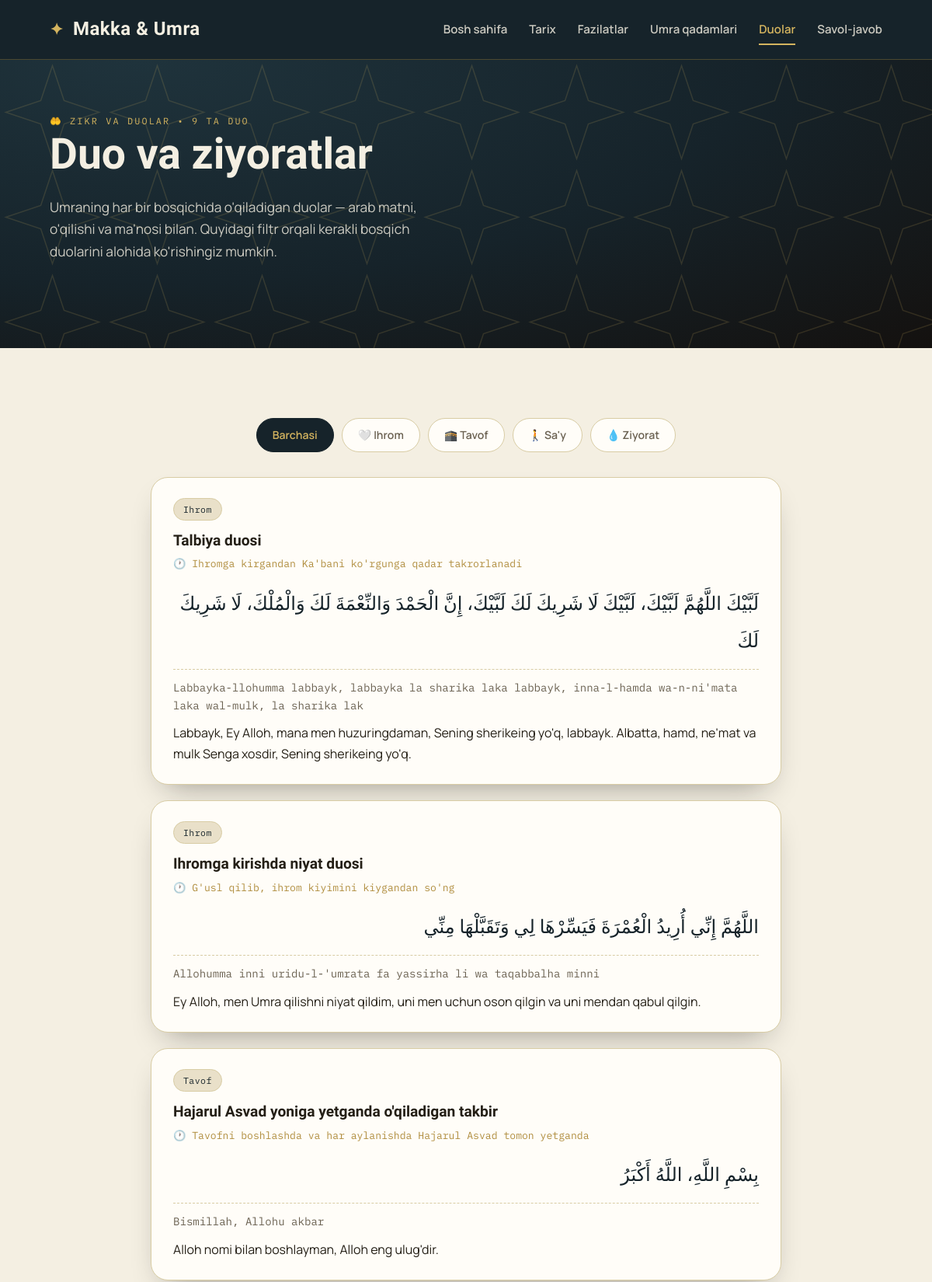
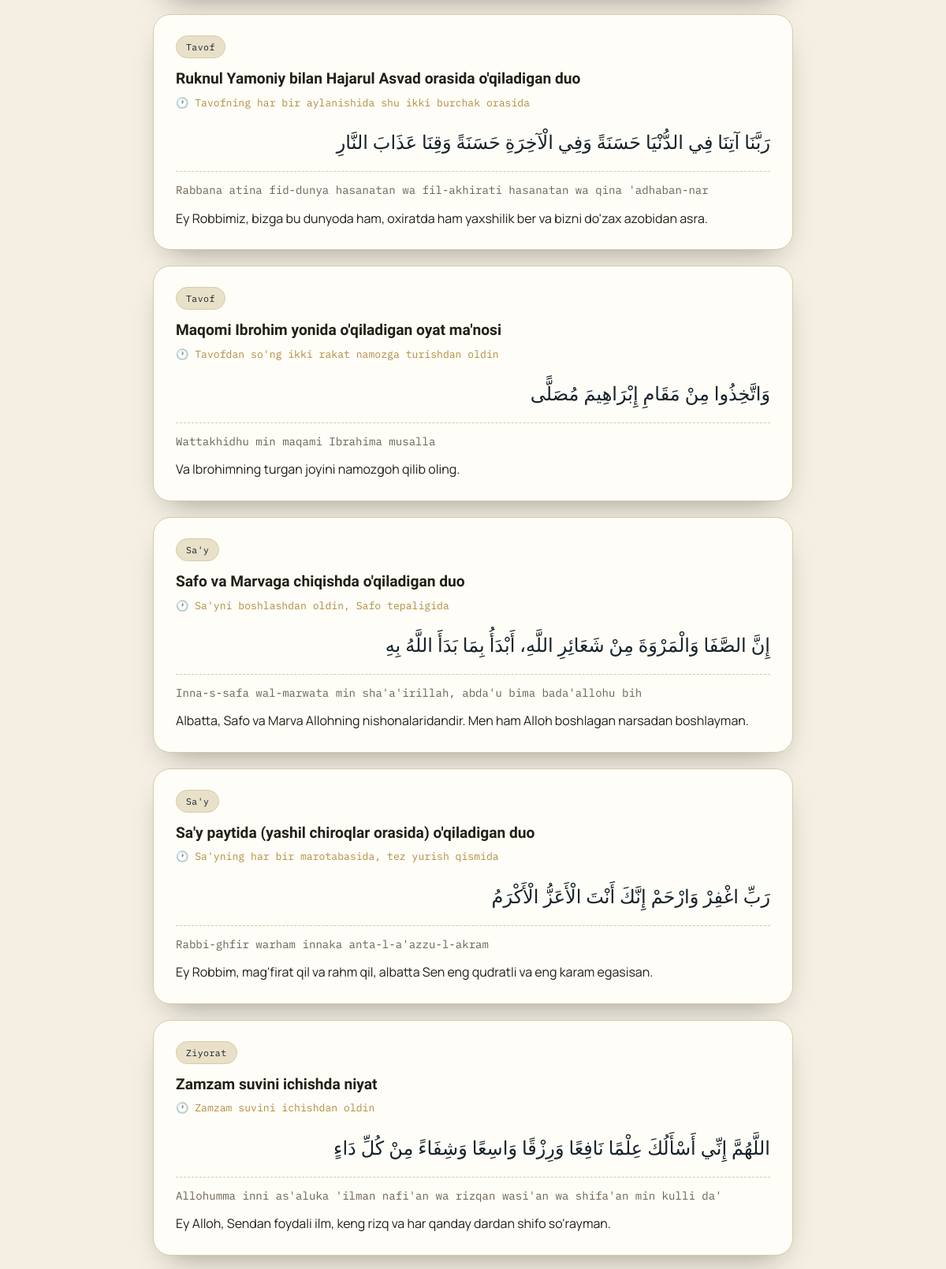
Screenshot of /duolar (upper part) with the database file from the repository (2 pictures, top to bottom).
### app/models.py (models this page shows)
class Dua(Base):
    __tablename__ = "duas"
    id = Column(Integer, primary_key=True, index=True)
    slug = Column(String(150), unique=True, index=True, nullable=False)
    title = Column(String(200), nullable=False)
    tag = Column(String(60), nullable=True)  # filtrlash uchun: Ihrom, Tavof, Sa'y, Zamzam...
    occasion = Column(String(200), nullable=True)  # qachon o'qiladi
    arabic_text = Column(Text, nullable=True)
    transliteration = Column(Text, nullable=True)
    translation = Column(Text, nullable=True)
    order_index = Column(Integer, default=0)

### app/routers/pages.py (the view)
@router.get("/duolar")
def duolar_page(request: Request, db: Session = Depends(get_db)):
    duas = db.query(models.Dua).order_by(models.Dua.order_index).all()
    return templates.TemplateResponse("duas.html", {"request": request, "duas": duas, "active": "duolar"})

### app/templates/duas.html (shortened to what this page needs)
{% extends "base.html" %}
{% block content %}
<section class="hero" style="padding: 64px 0 76px;">
  <div class="container" style="grid-template-columns: 1fr;">
    <div>
      <span class="hero-eyebrow">🤲 Zikr va duolar • {{ duas | length }} ta duo</span>
      <h1>Duo va ziyoratlar</h1>
      <p class="lead">Umraning har bir bosqichida o'qiladigan duolar — arab matni, o'qilishi va ma'nosi bilan.
        Quyidagi filtr orqali kerakli bosqich duolarini alohida ko'rishingiz mumkin.</p>
    </div>
  </div>
</section>
<section class="section">
  <div class="container" style="max-width: 860px;">
    <div class="tabs">
      <div class="tab-labels">
        <label for="tab-all">Barchasi</label>
        <label for="tab-1">🤍 Ihrom</label>
        <label for="tab-2">🕋 Tavof</label>
        <label for="tab-3">🚶 Sa'y</label>
        <label for="tab-4">💧 Ziyorat</label>
      </div>
      <div class="tab-content">
        {% for dua in duas %}
        {% set tag_num = {"Ihrom": "1", "Tavof": "2", "Sa'y": "3", "Ziyorat": "4"}.get(dua.tag, "1") %}
        <div class="tab-panel" data-tag="{{ tag_num }}">
          <div class="dua-card">
            <span class="tag-pill">{{ dua.tag }}</span>
            <h3 style="margin-top: 10px;">{{ dua.title }}</h3>
            <div class="dua-occasion">🕐 {{ dua.occasion }}</div>
            {% if dua.arabic_text %}<div class="dua-arabic">{{ dua.arabic_text }}</div>{% endif %}
            {% if dua.transliteration %}<div class="dua-translit">{{ dua.transliteration }}</div>{% endif %}
            <p class="dua-translation">{{ dua.translation }}</p>
          </div>
        </div>
        {% endfor %}
      </div>
    </div>
  </div>
</section>
{% endblock %}

### app/static/css/style.css (style rules this page uses)
:root { --ink: #14110f; --night: #16232a; --night-2: #1f333c; --gold: #b08d3e; --gold-bright: #d4b45f; --marble: #f4efe2; --marble-2: #e9e0c9; --marble-line: #d8cca4; --text-on-marble: #241f16; --text-muted: #6b6252; --radius-lg: 22px; --radius-sm: 10px; --shadow-soft: 0 18px 40px -20px rgba(20, 17, 15, 0.45); --display-font: 'Amiri', 'Noto Naskh Arabic', serif; --body-font: 'Manrope', 'Segoe UI', sans-serif; --mono-font: 'IBM Plex Mono', monospace; }
* { box-sizing: border-box; }
html { scroll-behavior: smooth; }
body { margin: 0; background: var(--marble); color: var(--text-on-marble); font-family: var(--body-font); line-height: 1.65; }
.container { max-width: 1120px; margin: 0 auto; padding: 0 24px; }
.hero { position: relative; background: radial-gradient(120% 140% at 15% 0%, var(--night-2) 0%, var(--night) 55%, var(--ink) 100%); color: var(--marble); overflow: hidden; padding: 96px 0 120px; }
.hero-star-field { position: absolute; inset: 0; opacity: 0.16; pointer-events: none; }
.hero .container { position: relative; display: grid; grid-template-columns: 1.15fr 0.85fr; gap: 48px; align-items: center; }
.hero-eyebrow { font-family: var(--mono-font); letter-spacing: 0.18em; text-transform: uppercase; font-size: 0.74rem; color: var(--gold-bright); margin-bottom: 18px; }
.hero h1 { font-family: var(--display-font); font-size: clamp(2.4rem, 4.6vw, 3.6rem); line-height: 1.15; margin: 0 0 22px; }
.hero p.lead { font-size: 1.08rem; color: rgba(244, 239, 226, 0.82); max-width: 46ch; margin: 0 0 34px; }
.section { padding: 80px 0; }
.dua-card { background: #fffdf8; border: 1px solid var(--marble-line); border-radius: var(--radius-lg); padding: 26px 28px; margin-bottom: 20px; box-shadow: var(--shadow-soft); }
.dua-card h3 { font-family: var(--display-font); margin: 0 0 4px; font-size: 1.2rem; }
.dua-occasion { font-size: 0.82rem; color: var(--gold); font-family: var(--mono-font); margin-bottom: 16px; }
.dua-arabic { font-family: 'Amiri', serif; font-size: 1.5rem; direction: rtl; text-align: right; color: var(--night); line-height: 2; margin-bottom: 12px; padding-bottom: 12px; border-bottom: 1px dashed var(--marble-line); }
.dua-translit { font-family: var(--mono-font); font-size: 0.88rem; color: var(--text-muted); margin-bottom: 10px; }
.dua-translation { margin: 0; }
.tag-pill { display: inline-block; font-family: var(--mono-font); font-size: 0.72rem; letter-spacing: 0.04em; padding: 4px 12px; border-radius: 999px; background: var(--marble-2); color: var(--night); border: 1px solid var(--marble-line); }
.tabs { margin-top: 10px; }
.tab-labels { display: flex; flex-wrap: wrap; gap: 10px; justify-content: center; margin-bottom: 32px; }
.tab-labels label { cursor: pointer; padding: 9px 20px; border-radius: 999px; border: 1px solid var(--marble-line); font-size: 0.88rem; font-weight: 600; color: var(--text-muted); background: #fffdf8; transition: all 0.15s ease; }
.tab-panel { display: none; }
#tab-all:checked ~ .tab-labels label[for="tab-all"], #tab-1:checked ~ .tab-labels label[for="tab-1"], #tab-2:checked ~ .tab-labels label[for="tab-2"], #tab-3:checked ~ .tab-labels label[for="tab-3"], #tab-4:checked ~ .tab-labels label[for="tab-4"] { background: var(--night); color: var(--gold-bright); border-color: var(--night); }
#tab-all:checked ~ .tab-content .tab-panel { display: block; }

### rows the page displays
Dua: tag "Ihrom", title "Talbiya duosi", occasion "Ihromga kirgandan Ka'bani ko'rgunga qadar takrorlanadi", arabic_text "لَبَّيْكَ اللَّهُمَّ لَبَّيْكَ، لَبَّيْكَ لَا شَرِيكَ لَكَ لَبَّيْكَ، إِنَّ الْحَمْدَ وَالنِّعْمَةَ لَكَ وَالْمُلْكَ، لَا شَرِيكَ لَكَ", transliteration "Labbayka-llohumma labbayk, labbayka la sharika laka labbayk, inna-l-hamda wa-n-ni'mata laka wal-mulk, la sharika lak", translation "Labbayk, Ey Alloh, mana men huzuringdaman, Sening sherikeing yo'q, labbayk. Albatta, hamd, ne'mat va mulk Senga xosdir, Sening sherikeing yo'q."
Dua: tag "Ihrom", title "Ihromga kirishda niyat duosi", occasion "G'usl qilib, ihrom kiyimini kiygandan so'ng", arabic_text "اللَّهُمَّ إِنِّي أُرِيدُ الْعُمْرَةَ فَيَسِّرْهَا لِي وَتَقَبَّلْهَا مِنِّي", transliteration "Allohumma inni uridu-l-'umrata fa yassirha li wa taqabbalha minni", translation "Ey Alloh, men Umra qilishni niyat qildim, uni men uchun oson qilgin va uni mendan qabul qilgin."
Dua: tag "Tavof", title "Hajarul Asvad yoniga yetganda o'qiladigan takbir", occasion "Tavofni boshlashda va har aylanishda Hajarul Asvad tomon yetganda", arabic_text "بِسْمِ اللَّهِ، اللَّهُ أَكْبَرُ", transliteration "Bismillah, Allohu akbar", translation "Alloh nomi bilan boshlayman, Alloh eng ulug'dir."
Dua: tag "Tavof", title "Ruknul Yamoniy bilan Hajarul Asvad orasida o'qiladigan duo", occasion "Tavofning har bir aylanishida shu ikki burchak orasida", arabic_text "رَبَّنَا آتِنَا فِي الدُّنْيَا حَسَنَةً وَفِي الْآخِرَةِ حَسَنَةً وَقِنَا عَذَابَ النَّارِ", transliteration "Rabbana atina fid-dunya hasanatan wa fil-akhirati hasanatan wa qina 'adhaban-nar", translation "Ey Robbimiz, bizga bu dunyoda ham, oxiratda ham yaxshilik ber va bizni do'zax azobidan asra."
Dua: tag "Tavof", title "Maqomi Ibrohim yonida o'qiladigan oyat ma'nosi", occasion "Tavofdan so'ng ikki rakat namozga turishdan oldin", arabic_text "وَاتَّخِذُوا مِنْ مَقَامِ إِبْرَاهِيمَ مُصَلًّى", transliteration "Wattakhidhu min maqami Ibrahima musalla", translation "Va Ibrohimning turgan joyini namozgoh qilib oling."
Dua: tag "Sa'y", title "Safo va Marvaga chiqishda o'qiladigan duo", occasion "Sa'yni boshlashdan oldin, Safo tepaligida", arabic_text "إِنَّ الصَّفَا وَالْمَرْوَةَ مِنْ شَعَائِرِ اللَّهِ، أَبْدَأُ بِمَا بَدَأَ اللَّهُ بِهِ", transliteration "Inna-s-safa wal-marwata min sha'a'irillah, abda'u bima bada'allohu bih", translation "Albatta, Safo va Marva Allohning nishonalaridandir. Men ham Alloh boshlagan narsadan boshlayman."
Dua: tag "Sa'y", title "Sa'y paytida (yashil chiroqlar orasida) o'qiladigan duo", occasion "Sa'yning har bir marotabasida, tez yurish qismida", arabic_text "رَبِّ اغْفِرْ وَارْحَمْ إِنَّكَ أَنْتَ الْأَعَزُّ الْأَكْرَمُ", transliteration "Rabbi-ghfir warham innaka anta-l-a'azzu-l-akram", translation "Ey Robbim, mag'firat qil va rahm qil, albatta Sen eng qudratli va eng karam egasisan."
Dua: tag "Ziyorat", title "Zamzam suvini ichishda niyat", occasion "Zamzam suvini ichishdan oldin", arabic_text "اللَّهُمَّ إِنِّي أَسْأَلُكَ عِلْمًا نَافِعًا وَرِزْقًا وَاسِعًا وَشِفَاءً مِنْ كُلِّ دَاءٍ", transliteration "Allohumma inni as'aluka 'ilman nafi'an wa rizqan wasi'an wa shifa'an min kulli da'", translation "Ey Alloh, Sendan foydali ilm, keng rizq va har qanday dardan shifo so'rayman."

### other values shown
{{ duas | length }} "9"
